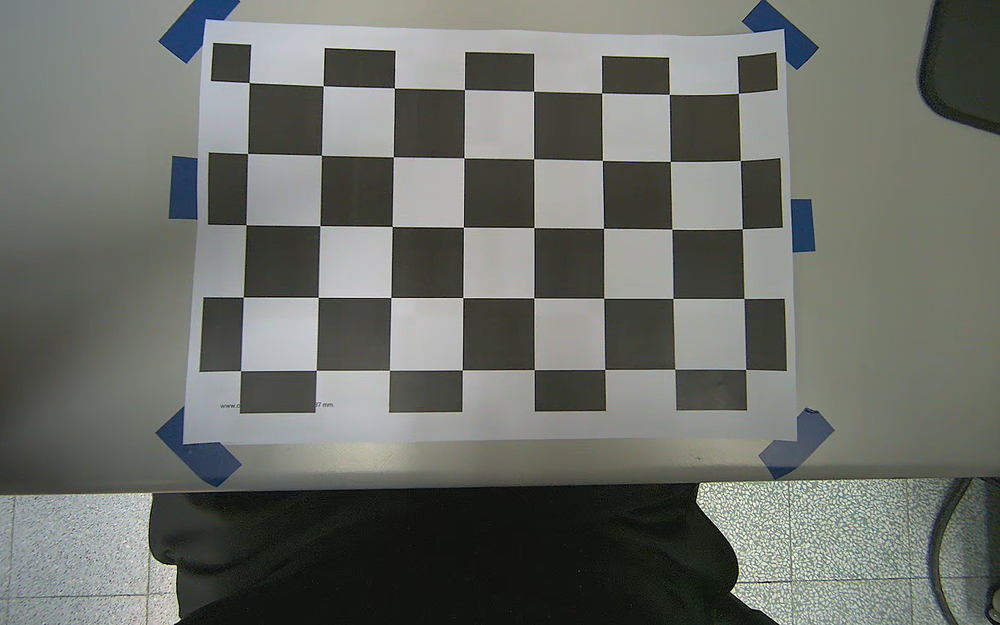
#> input picture IIIIIIIII_TEST/zed_camera_test/chessboard_detector/3.png, 1000 x 625 px, shrunk from 1920 x 1200 before the run
$ python try1.py
#> lines starting #> are read from the running program, lines starting #| are printed output that depends on the picture; after the words box and inside, x2 and y2 are one past the last pixel; in counts of white or black regions, pixels touching at a corner belong together
import cv2
import numpy as np

# 讀取圖片
image_path = '3.png'  # 或 'path_to_your_image.png'
image = cv2.imread(image_path)
#> image is the input picture: shape (625, 1000, 3); mean B, G, R 104.8, 110.6, 107.5
gray = cv2.cvtColor(image, cv2.COLOR_BGR2GRAY)

# 定義棋盤格的尺寸
chessboard_size = (8, 5)  # 棋盤格內部的角點數量 (列, 行)

# 找到棋盤格角點
ret, corners = cv2.findChessboardCorners(gray, chessboard_size,
                                         cv2.CALIB_CB_ADAPTIVE_THRESH +
                                         cv2.CALIB_CB_NORMALIZE_IMAGE +
                                         cv2.CALIB_CB_FAST_CHECK)
#> ret = True; corners = 40 rows, first 8: [249.2, 82.57], [323.1, 85.79], [394.4, 88], [464.5, 89.55], [533.6, 91.24], [601.6, 92.93], [669.3, 94.4], [738.4, 93.31]

# 如果找到角點，則提高角點精度
if ret:
    criteria = (cv2.TERM_CRITERIA_EPS + cv2.TERM_CRITERIA_MAX_ITER, 30, 0.001)
    corners2 = cv2.cornerSubPix(gray, corners, (11, 11), (-1, -1), criteria)
#> corners2 = 40 rows, first 8: [249.2, 82.55], [323.2, 85.75], [394.4, 87.95], [464.5, 89.57], [533.6, 91.29], [601.6, 93.03], [669.3, 94.37], [738.4, 93.32]

    # 畫出角點
    cv2.drawChessboardCorners(image, chessboard_size, corners2, ret)
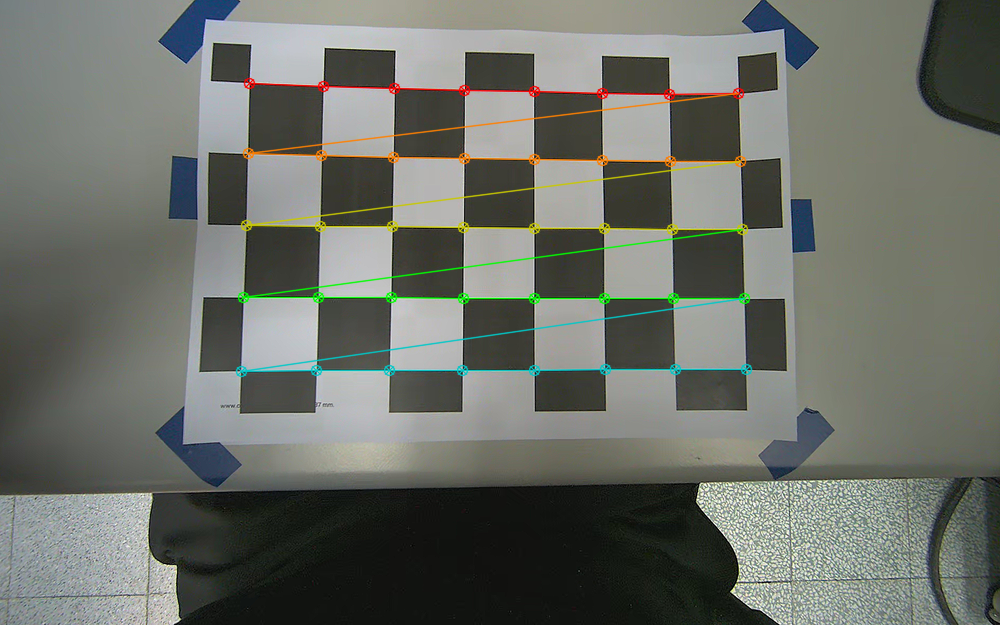
#> image: shape (625, 1000, 3); 2.66% of pixels changed, all inside (x1, y1, x2, y2) = (235, 77, 753, 378)
    cv2.imshow('Chessboard Corners', image)
    cv2.waitKey(0)
    cv2.destroyAllWindows()
else:
    print("未能找到棋盤格角點")

$ run again, with IIIIIIIII_TEST/zed_camera_test/chessboard_detector/2.png copied over IIIIIIIII_TEST/zed_camera_test/chessboard_detector/3.png
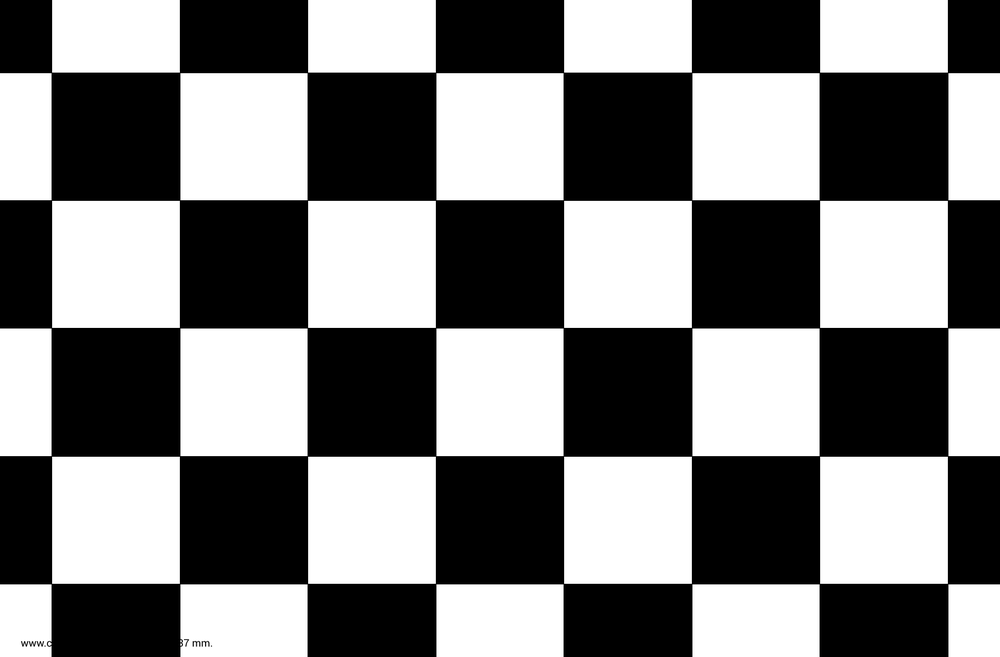
#> input picture IIIIIIIII_TEST/zed_camera_test/chessboard_detector/2.png, 1000 x 657 px, shrunk from 1707 x 1122 before the run
#> image is the input picture: shape (657, 1000, 3); min 0, max 255, mean 126.3
#> ret = True; corners = 40 rows, first 8: [51.35, 72.46], [179.6, 72.44], [307.4, 72.44], [435.6, 72.44], [563.4, 72.44], [691.6, 72.44], [819.4, 72.44], [947.6, 72.4]
#> corners2 = 40 rows, first 8: [51.38, 72.43], [179.6, 72.43], [307.4, 72.43], [435.6, 72.43], [563.4, 72.43], [691.6, 72.43], [819.4, 72.43], [947.6, 72.43]
#> `cv2.drawChessboardCorners(image, chessboard_size, corners2, ret)`:
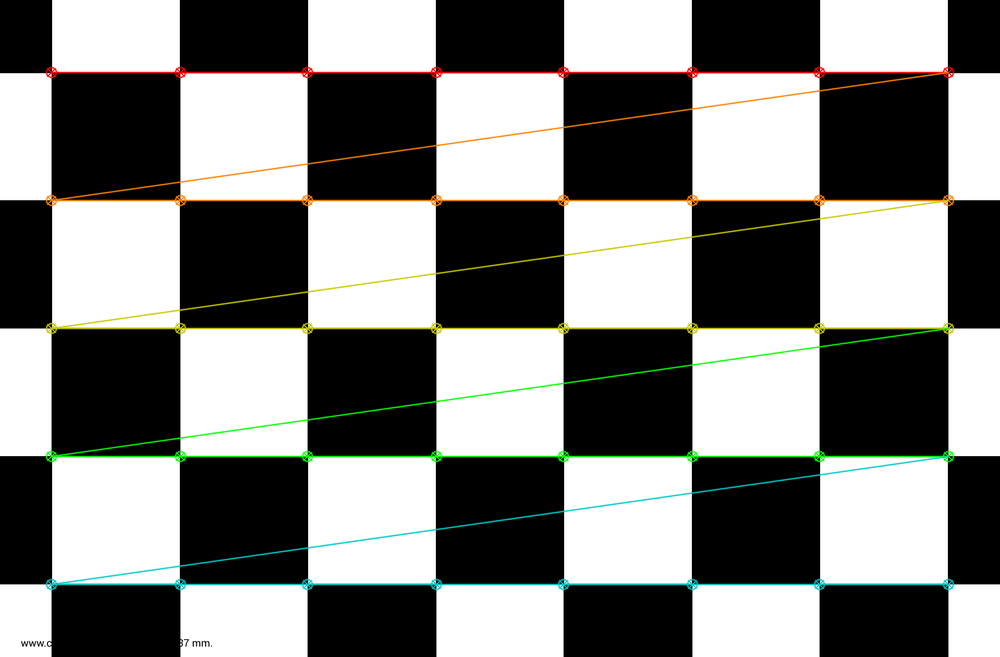
#> image: shape (657, 1000, 3); 4.18% of pixels changed, all inside (x1, y1, x2, y2) = (45, 66, 955, 591)
